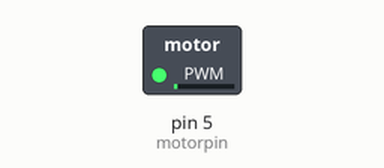
The sketch below on a simulated Arduino Uno, built with avr-gcc and run on an emulated ATmega328P. Shown: switched loads named in the sketch (green lamp = pin HIGH). What the sketch prints to the serial monitor is not drawn.

Above: at 0.15 s.
At 7.37 s:
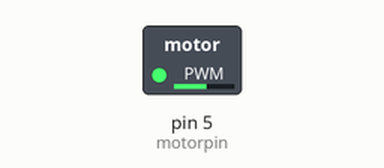
At 17.89 s:
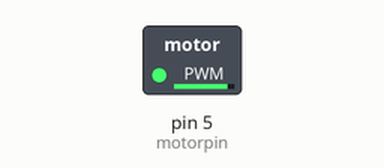
At 38.72 s:
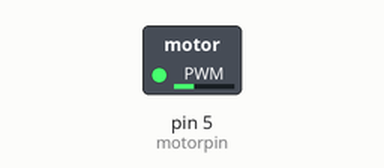
Timing chart, 0 to 40.0 s (numbered marks = the images above):
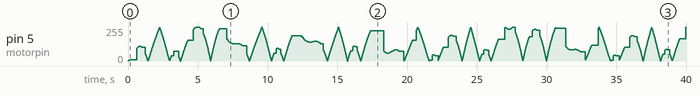

The sketch:

chaos.ino
```cpp
int delay_time = 30;//ms

int x = 10;
int index = 0;


//Chaos demo
//calculate chaotic driven damped pendulum trajectory using fourth order Runge-Kutta
//

  float t = 0.0;
  int period = 15;
  float y[] = {0.0,0.0};
  float E;
  float f0 = 0.0;  //velocity
  float f1 = 0.0;  //accelleration
  float f[] = {0.0,0.0};
  float k1[] = {0.0,0.0};
  float k2[] = {0.0,0.0};
  float k3[] = {0.0,0.0};
  float k4[] = {0.0,0.0};

  float theta = 0.0;
  float thetadot = 0.0;
  float force;

  float pi = 3.14159;

  float yindex = 0.1;
  float ynext[] = {0.0,0.0};

  float gamma = 0.4;
  float omega0 = 0.65;
  float h = 0.02; //time step in fractions of natural period
  float A = 1.3;


  int motorpin = 5;
  int motorspeed = 0;


void setup() {
   Serial.begin(9600);
}


void loop() {

  force = 0;

  k1[0] = getf0(t,y,gamma,omega0,A,force);
  k1[1] = getf1(t,y,gamma,omega0,A,force);

  ynext[0] = y[0] + 0.5*h*k1[0];
  ynext[1] = y[1] + 0.5*h*k1[1];

  k2[0] = getf0(t+0.5*h,ynext,gamma,omega0,A,force);
  k2[1] = getf1(t+0.5*h,ynext,gamma,omega0,A,force);

  ynext[0] = y[0] + 0.5*h*k2[0];
  ynext[1] = y[1] + 0.5*h*k2[1];

  k3[0] = getf0(t+0.5*h,ynext,gamma,omega0,A,force);
  k3[1] = getf1(t+0.5*h,ynext,gamma,omega0,A,force);

  ynext[0] = y[0] + h*k3[0];
  ynext[1] = y[1] + h*k3[1];

  k4[0] = getf0(t+h,ynext,gamma,omega0,A,force);
  k4[1] = getf1(t+h,ynext,gamma,omega0,A,force);


  ynext[0] = y[0] + 0.1667*h*(k1[0] + 2*k2[0] + 2*k3[0] + k4[0]);
  ynext[1] = y[1] + 0.1667*h*(k1[1] + 2*k2[1] + 2*k3[1] + k4[1]);


  theta = 255.0*abs(y[0])/pi;
  thetadot = 255.0*abs(y[1])/pi;

  //wrap the angle around if it goes above or below pi
  if(ynext[0] >= pi){
     ynext[0] = ynext[0] - 2*pi;
  }
  if(ynext[0] <= -pi){
     ynext[0] = ynext[0] + 2*pi;
  }

  y[0] = ynext[0];
  y[1] = ynext[1];

  t = t + h;

  x = int(theta);
  Serial.println(thetadot);
  motorspeed = theta;
  analogWrite(motorpin,motorspeed);


}


float getf0(float t,float y[],float gamma, float omega0, float A,float force){
  float result;
  result = y[1];
  return result;
}
float getf1(float t,float y[],float gamma, float omega0,float A, float force){
  float result;
  result = -sin(y[0]) - gamma*y[1] + A*cos(omega0*t) + force;
  return result;
}
```
